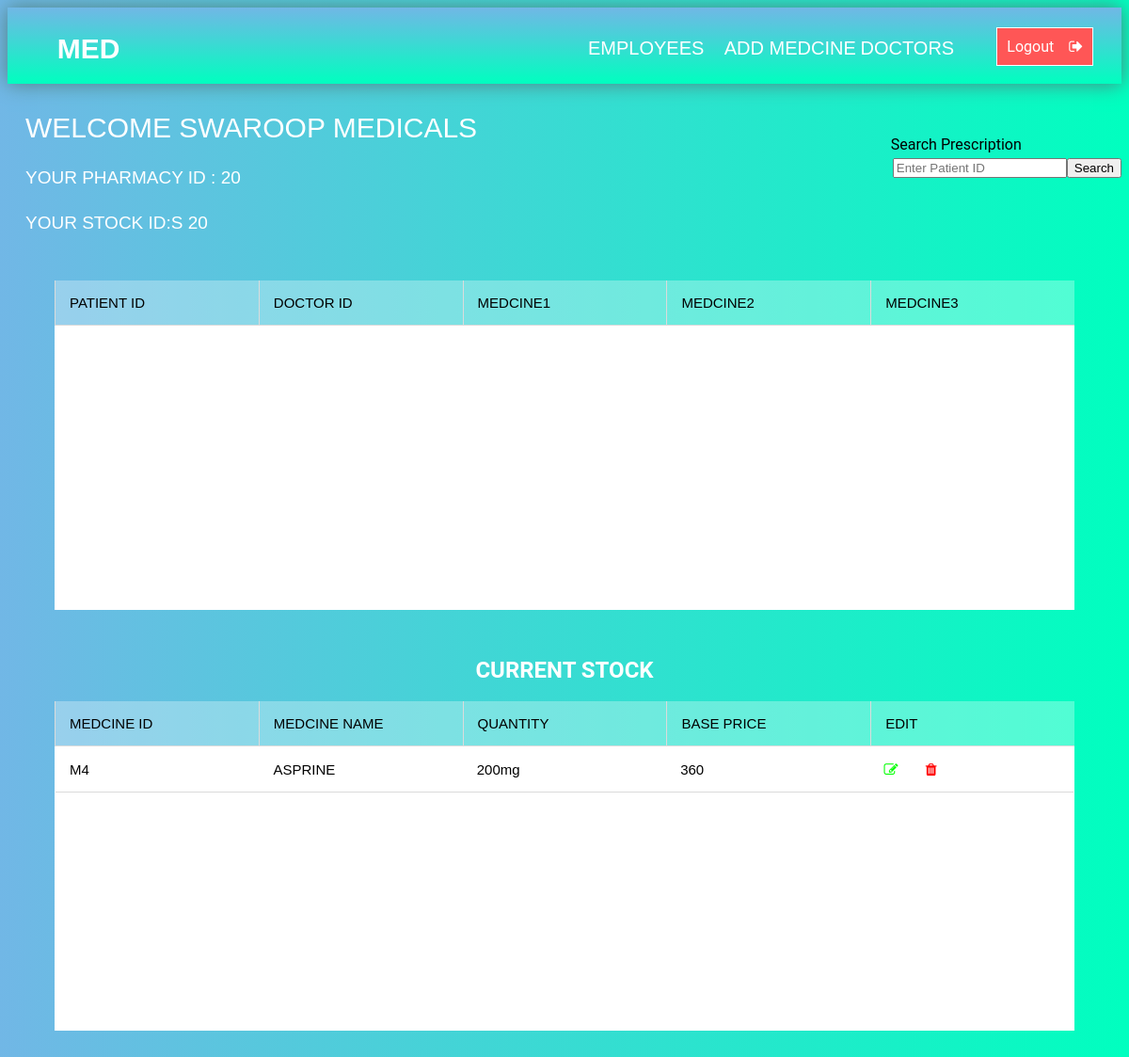
The app's page /PHwelcome.php (signed in) with its own data.
### tables this page shows
CREATE TABLE `pharmacy` (
  `P_ID` int(10) NOT NULL,
  `P_NAME` varchar(20) NOT NULL,
  `P_LOCATION` varchar(20) NOT NULL,
  `email` varchar(100) NOT NULL,
  `PHONE` int(10) NOT NULL,
  `password` varchar(100) NOT NULL
);

CREATE TABLE `stocks` (
  `P_ID` int(10) NOT NULL,
  `S_ID` varchar(100) NOT NULL,
  `M_ID` varchar(100) NOT NULL,
  `M_NAME` varchar(100) NOT NULL,
  `QUANTITY` varchar(100) NOT NULL,
  `BASE_PRICE` int(100) NOT NULL
);

### PHwelcome.php (the view, shortened to what this page needs)
<!DOCTYPE html>
<html lang="en">
<head>
    <link rel="stylesheet" href="css/PHwelcome.css">
    <link rel="stylesheet" href="https://cdnjs.cloudflare.com/ajax/libs/font-awesome/4.7.0/css/font-awesome.min.css" />
</head>
<body>
    <div class="navdiv">
        <nav class="navbar">
            <div class="logo">
                <span>
                    <h1><a class="list1" href="medical.html">MED</a></h1>
          </span>
        </div>
        <div class="links">
          <ul class="unlist1">
              <li>
                  <div class="dropdiv">
                <a class="suplist1" href="#">EMPLOYEES</a>
            </div>
        </li>
        <li class="dropdown">
            <a class="list1" href="ADDmeds.php">ADD MEDCINE</a>
        </li>
        <form action="" method="post">
            <li class="dropdown">
                <a class="list1" href="PHdocD.php">DOCTORS</a>
            </li>
        </form>
        <li>
            <a id="logout" href="PHlogout.php">Logout &nbsp&nbsp&nbsp<i class="fa fa-sign-out" aria-hidden="true"></i></a>
        </li>
    </ul>
</div>
</nav>
</div>
<?php echo "<h3>Welcome " . $_SESSION['P_NAME'] . "</h3>"; ?>
<form action="#" method="post">
    <input class="psubmit " style="float:right;" type="submit"  name="search" value="Search">
    <input class="psearch " style="float:right;" type="text"  class="search1" placeholder="Enter Patient ID" name="PAT_ID" id="">
    <p class="ppara" style="float:right;">Search Prescription</p>
</form>
<?php
        include 'connection.php';
        $name= $_SESSION['P_NAME'];
        $selectquery=" select  *  from  pharmacy where P_NAME='$name' " ;
        $query=mysqli_query($con,$selectquery);
        while($res=mysqli_fetch_array($query))
        {
     ?>
    <?php  echo "<h4>Your Pharmacy ID : " . $res['P_ID'] . "</h4>";   ?>
    <?php  echo "<h4>Your Stock ID:S " . $res['P_ID'] . "</h4>";   ?>
            <?php
        }
        ?>
    <section>
            <div class="tbl-header">
                <table cellpadding="0" cellspacing="0" border="0" >
                    <thead>
                        <tr>
                            <th>PATIENT ID</th>
                            <th>DOCTOR ID</th>
                            <th>MEDCINE1</th>
                            <th>MEDCINE2</th>
                            <th>MEDCINE3</th>
                        </tr>
                    </thead>
                </table>
            </div>
    <div class="tbl-content2">
    </div>
    </section>
 <section>
        <h2 style="color:#fff; margin-top:2px; text-align:center">CURRENT STOCK</h2>
            <div class="tbl-header">
                <table cellpadding="0" cellspacing="0" border="0" >
                    <thead>
                        <tr>
                            <th>MEDCINE ID</th>
                            <th>MEDCINE NAME</th>
                            <th>QUANTITY</th>
                            <th>BASE PRICE</th>
                            <th>EDIT</th>
                        </tr>
                    </thead>
                </table>
            </div>
    <div class="tbl-content">
        <table  cellpadding="0" cellspacing="0" border="0">
            <tbody>
            <?php
                include 'connection.php';
                $name= $_SESSION['P_NAME'];
                $condition="select * from pharmacy where P_NAME='$name'";
                $conquery=mysqli_query($con,$condition);
                $result=mysqli_fetch_array($conquery);
                $P_ID=$result['P_ID'];
                $selectquery=" select  *  from stocks where P_ID= $P_ID " ;
                $query=mysqli_query($con,$selectquery);
                while($res=mysqli_fetch_array($query))
                {
             ?>
             <tr>
                 <td> <?php  echo $res['M_ID'];  ?></td>
                 <td> <?php  echo $res['M_NAME'];  ?></td>
                 <td> <?php  echo $res['QUANTITY'];  ?></td>
                 <td> <?php  echo $res['BASE_PRICE'] ;  ?></td>
                 <td> <a style="color:#00ff00;" title="UPDATE" href="MedUP.php?mid=<?php  echo $res['M_ID'];  ?>"><i class="fa fa-edit" aria-hidden="true"></i></a><span>&nbsp&nbsp&nbsp&nbsp&nbsp&nbsp</span> <a title="DELETE" style="color:red;" href="MedDEL.php?id=<?php  echo $res['M_ID'];  ?>"><i class="fa fa-trash" aria-hidden="true"></i></a></td>
             </tr>
           <?php
                }
                 ?>
            </tbody>
        </table>
    </div>
    </section>
  </body>
</html>
</body>
</html>

### css/PHwelcome.css (style rules this page uses)
body { background: -webkit-linear-gradient(#71b7e6, #00FFBF ,#71b7e6); }
.navdiv { background: -webkit-linear-gradient(#71b7e6, #00FFBF); height: 100%; }
.navbar { display: grid; height: 81px; width: 100%; justify-content: center; align-items: center; grid-template-columns: 1fr 2fr 2fr 4fr 1fr 30px; box-shadow: 0px 0px 20px 0px rgb(79, 129, 129); }
.logo { display: flex; justify-content: center; align-items: center; font-family: "Audiowide", sans-serif; font-size: 20px; color: white; grid-column: 1/2; }
.logo a { text-decoration: none; color: white; }
.links { grid-column: 4/6; align-items: center; justify-content: center; margin-bottom: 21px; margin-block-start: 16px; }
.links .unlist1 { list-style-type: none; display: flex; flex-direction: row; justify-content: space-between; }
.links .list1 { text-decoration: none; color: white; font-size: 20px; position: absolute; font-family: 'Trebuchet MS', 'Lucida Sans Unicode', 'Lucida Grande', 'Lucida Sans', Arial, sans-serif; text-transform: uppercase; }
.links .suplist1 { text-decoration: none; color: white; font-size: 20px; position: absolute; font-family: 'Trebuchet MS', 'Lucida Sans Unicode', 'Lucida Grande', 'Lucida Sans', Arial, sans-serif; text-transform: uppercase; }
#logout { color: white; text-decoration: none; background-color: #ff5656; padding: 10px; border: 1px solid #fff; }
h4 { font-size: 19px; color: #fff; text-transform: uppercase; font-weight: 300; margin-bottom: 19px; font-family: 'Poppins',sans-serif; margin-left: 19px; }
h3 { font-size: 30px; color: #fff; text-transform: uppercase; font-weight: 300; margin-bottom: 15px; font-family: 'Poppins',sans-serif; margin-left: 19px; }
table { width:100%; table-layout: fixed; }
.tbl-header { background-color: rgba(255,255,255,0.3); }
.tbl-content { height:300px; overflow-x:auto; margin-top: 0px; border: 1px solid rgba(255,255,255,0.3); background: #fff; }
.tbl-content2 { height:300px; overflow-x:auto; margin-top: 0px; border: 1px solid rgba(255,255,255,0.3); background: #fff; }
th { padding: 15px; text-align: left; vertical-align: middle; font-weight: 300; border-left: 1px solid rgb(219,219,219); font-size: 15px; color: black; font-family: 'Poppins',sans-serif; border-bottom: 1px solid rgb(219, 219, 219); }
td { padding: 15px; text-align: left; vertical-align:middle; font-weight: 300; font-size: 15px; color: black; font-family: 'Poppins',sans-serif; border-bottom: 1px solid rgb(219, 219, 219); }
body { background: -webkit-linear-gradient(#71b7e6, #00FFBF); background: linear-gradient(to right, #71b7e6, #00FFBF); font-family: 'Roboto', sans-serif; }
section { margin: 50px; }
span { width: 10px; }
.ppara { float: right; margin-top: -24px; margin-right: -137px; }

### records on screen
pharmacy: P_ID "20"
stocks: M_ID "M4", M_NAME "ASPRINE", QUANTITY "200mg", BASE_PRICE "360"

### other values on screen
$_SESSION['P_NAME'] "SWAROOP MEDICALS"
